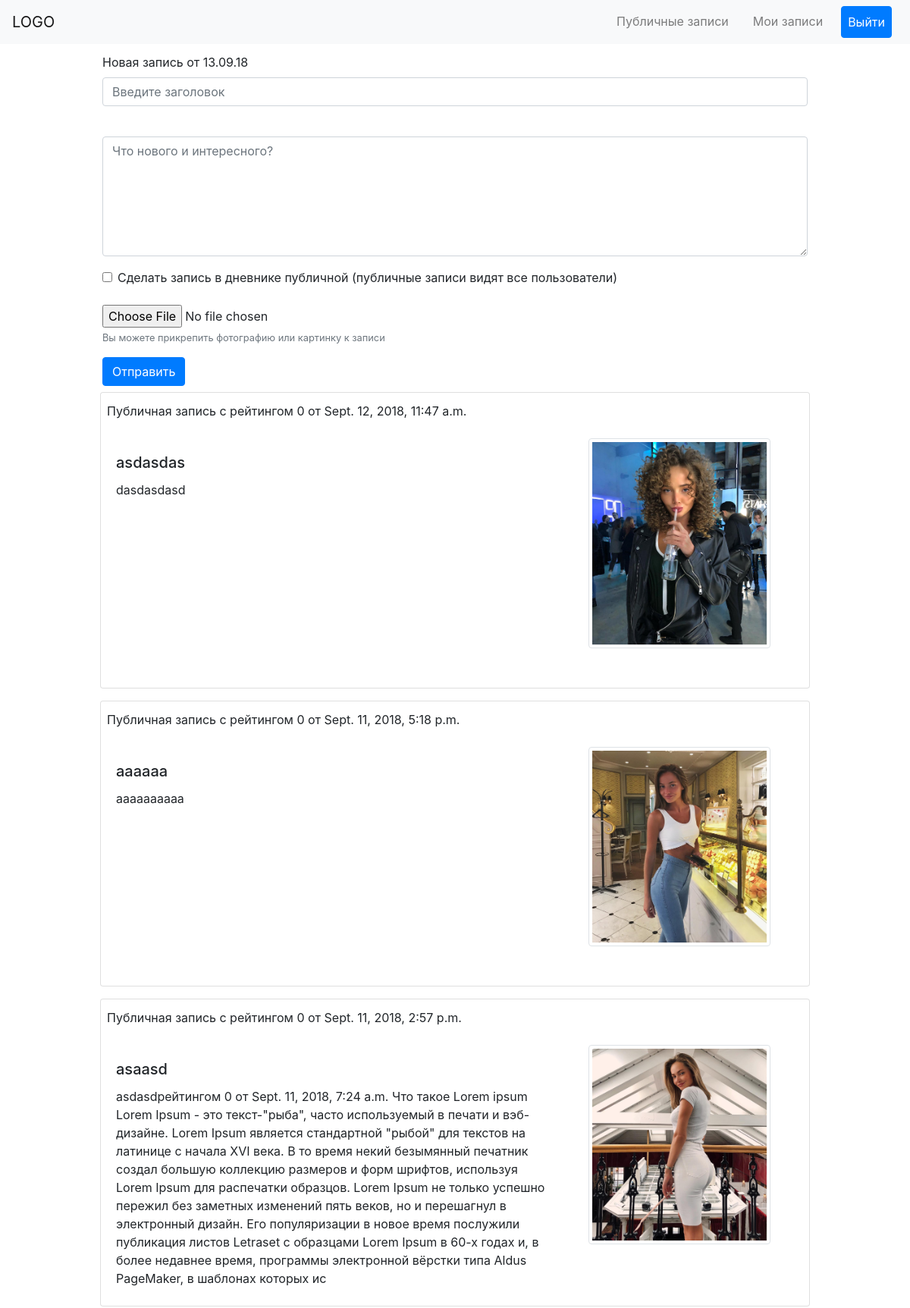
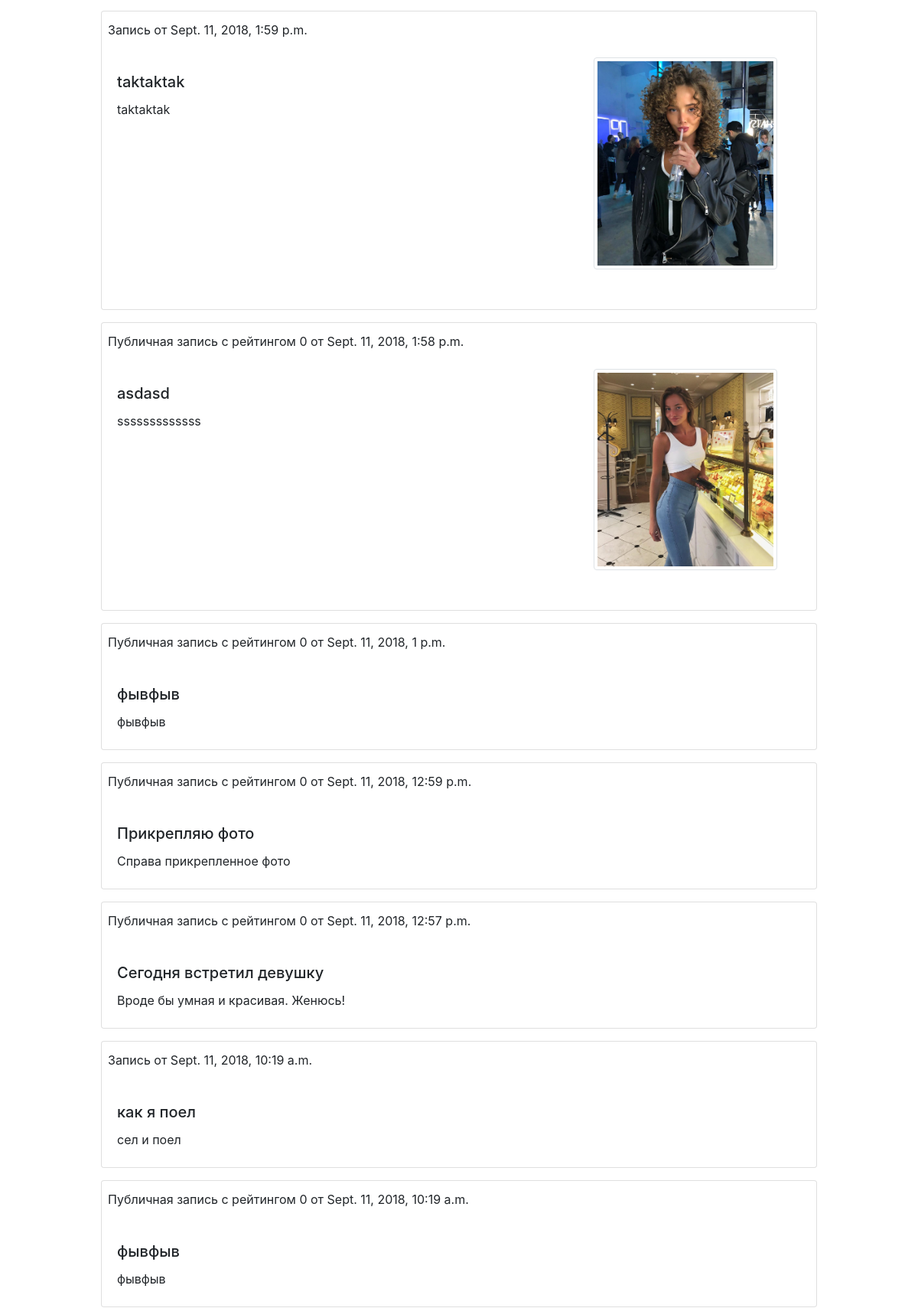
Screenshot of /post/ (signed in, upper part) with the database file from the repository (2 pictures, top to bottom).
### diary/models.py (models this page shows, shortened)
class Article(models.Model):
    title = models.CharField(max_length=255)
    body = models.TextField()
    created_at = models.DateTimeField(auto_now_add=True)
    author = models.ForeignKey('UserProfile', on_delete=models.CASCADE)
    public = models.BooleanField(default=False)
    rating = models.IntegerField(default=0)
    image = models.ImageField(upload_to='article_attachments', null=True)

### diary/views.py (the view)
# urls.py: path('post/', views.post_article, name='post'),
@login_required
def post_article(request):
    if request.method == 'POST':
        article_form = PostForm(request.POST, request.FILES)
        a = article_form.data.get('image')
        b = request.POST.get('image')
        if article_form.is_valid():
            article_instance = article_form.save(commit=False)
            article_instance.author = request.user.userprofile
            article_instance.save()
        return redirect('/post')
    else:
        template = loader.get_template('form.html')
        context = {
            'user': request.user,
        }
        return HttpResponse(template.render(context, request))

### diary/templates/form.html (shortened to what this page needs)
{% extends 'base.html' %}
{% block content %}
    <div class="container" style="width: 80%">
        <form action="/post/" method="post" enctype="multipart/form-data">{% csrf_token %}
            <div class="form-group">
                <label for="title">Новая запись от {% now "d.m.y" %}</label>
                <input type="text" autocomplete="off" class="form-control" id="title" name="title"
                       placeholder="Введите заголовок">
            </div>
            <div class="form-group">
                <textarea class="form-control" id="body" name="body" rows="6"
                          placeholder="Что нового и интересного?"></textarea>
            </div>
            <div class="form-check">
                <input type="checkbox" class="form-check-input" id="public" name="public">
                <label class="form-check-label" for="public">Сделать запись в дневнике публичной (публичные записи видят
                    все пользователи)</label>
            </div>
            <div class="form-group">
                <input type="file" class="form-control-file" id="image"  name="image">
                <small id="fileHelp" class="form-text text-muted">Вы можете прикрепить фотографию или картинку к
                    записи
                </small>
            </div>
            <button type="submit" class="btn btn-primary">Отправить</button>
        </form>
    </div>
    <div class="container" style="width: 78%">
        <div class="row align-items-center">
            {% for article in request.user.userprofile.article_set.all reversed %}
                <div class="card pt-1 pb-1 my-2" style="width: 80rem;">
                    <p class="p-2">
                        {% if article.public %}
                            Публичная запись с рейтингом {{ article.rating }}
                        {% else %}
                            Запись
                        {% endif %}
                        от {{ article.created_at }}</p>
                    <div class="row">
                        {% if article.image %}
                            <div class="col-md-8">
                                <div class="card-body">
                                    <h5 class="card-title">{{ article.title }}</h5>
                                    <p class="card-text">{{ article.body }}</p>
                                </div>
                            </div>
                            <div class="col-md-4 pb-5">
                                <img class="img-thumbnail" src="{{ MEDIA_URL }}{{ article.image.url }}" alt="image"
                                     style="width: 15em;">
                            </div>
                        {% else %}
                            <div class="col-md-12">
                                <div class="card-body">
                                    <h5 class="card-title">{{ article.title }}</h5>
                                    <p class="card-text">{{ article.body }}</p>
                                </div>
                            </div>
                        {% endif %}
                    </div>
                </div>
            {% endfor %}
        </div>
    </div>
{% endblock %}

### rows the page displays
Article: rating "0", created_at "Sept. 12, 2018, 11:47 a.m.", title "asdasdas", body "dasdasdasd", image (picture)
Article: rating "0", created_at "Sept. 11, 2018, 5:18 p.m.", title "aaaaaa", body "aaaaaaaaaa", image (picture)
Article: rating "0", created_at "Sept. 11, 2018, 2:57 p.m.", title "asaasd", body "asdasdрейтингом 0 от Sept. 11, 2018, 7:24 a.m. Что такое Lorem ipsum Lorem Ipsum - это текст-\"рыба\", часто используемый в печати и вэб-дизайне. Lorem Ipsum является стандартной \"рыбой\" для текстов на латинице с начала XVI века. В то время некий безымянный печатник создал большую коллекцию размеров и форм шрифтов, используя Lorem Ipsum для распечатки образцов. Lorem Ipsum не только успешно пережил без заметных изменений пять веков, но и перешагнул в электронный дизайн. Его популяризации в новое время послужили публикация листов Letraset с образцами Lorem Ipsum в 60-х годах и, в более недавнее время, программы электронной вёрстки типа Aldus PageMaker, в шаблонах которых ис", image (picture)
Article: public "Запись", created_at "Sept. 11, 2018, 1:59 p.m.", title "taktaktak", body "taktaktak", image (picture)
Article: rating "0", created_at "Sept. 11, 2018, 1:58 p.m.", title "asdasd", body "sssssssssssss", image (picture)
Article: rating "0", created_at "Sept. 11, 2018, 1 p.m.", title "фывфыв", body "фывфыв"
Article: rating "0", created_at "Sept. 11, 2018, 12:59 p.m.", title "Прикрепляю фото", body "Справа прикрепленное фото"
Article: rating "0", created_at "Sept. 11, 2018, 12:57 p.m.", title "Сегодня встретил девушку", body "Вроде бы умная и красивая. Женюсь!"
Article: public "Запись", created_at "Sept. 11, 2018, 10:19 a.m.", title "как я поел", body "сел и поел"
Article: rating "0", created_at "Sept. 11, 2018, 10:19 a.m.", title "фывфыв", body "фывфыв"
